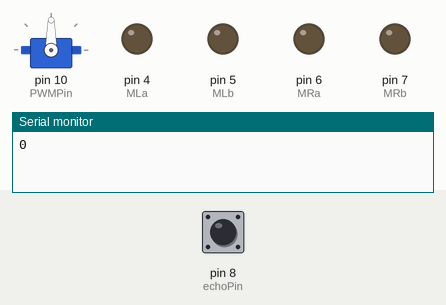
This sketch was run on a simulated Arduino Uno, built with avr-gcc and run on an emulated ATmega328P. Shown: servo, output pins drawn as LEDs (lit = HIGH), the last lines printed to the serial monitor. Inputs (shaded band) come from the test bench; at power-on: pin 8 (echoPin) LOW. Pins used as bus, display or sensor lines are not drawn.

Above: at 1.2 s.
1.3 s: pin 8 (echoPin) pulsed HIGH 2 times (0.12 s each, 0.3 s apart)
At 2.8 s:
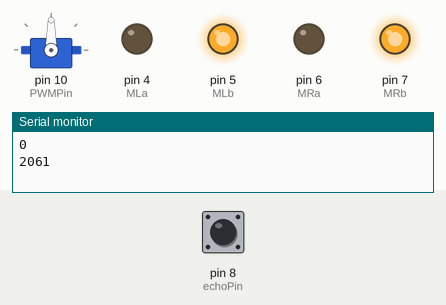
Timing chart, 0 to 4.3 s (numbered marks = the images above; inputs shaded):
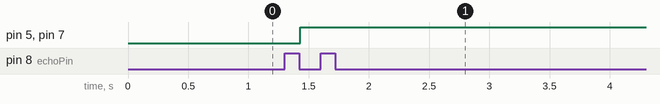

Measured:
- after the input at 1.3 s, pin 5 (MLb), pin 7 (MRb): LOW → HIGH after 0.13 s

The sketch:

build_Obstacle_Avoider_Robot.ino
```cpp
#include <Servo.h>
Servo Myservo;

#define trigPin 9           // Trig Pin Of HC-SR04
#define echoPin 8           // Echo Pin Of HC-SR04
#define MLa 4               // Left motor 1st pin
#define MLb 5               // Left motor 2nd pin
#define MRa 6               // Right motor 1st pin
#define MRb 7               // Right motor 2nd pin
#define PWMPin 10           // PWM pin for motor speed control

long duration, distance;
int motorSpeed = 0;

void setup() {
  Serial.begin(9600);
  pinMode(MLa, OUTPUT);
  pinMode(MLb, OUTPUT);
  pinMode(MRa, OUTPUT);
  pinMode(MRb, OUTPUT);
  pinMode(trigPin, OUTPUT);
  pinMode(echoPin, INPUT);
  pinMode(PWMPin, OUTPUT);
  Myservo.attach(10);
}

void loop() {
  digitalWrite(trigPin, LOW);
  delayMicroseconds(2);
  digitalWrite(trigPin, HIGH);
  delayMicroseconds(10);
  duration = pulseIn(echoPin, HIGH);
  distance = duration / 58.2;
  Serial.println(distance);
  delay(10);

  if (distance > 15) {    // No obstacle
    Myservo.write(90);

    // Gradually increase speed to a lower max speed
    for (motorSpeed = 0; motorSpeed <= 100; motorSpeed += 5) {
      analogWrite(PWMPin, motorSpeed);
      digitalWrite(MRb, HIGH);
      digitalWrite(MRa, LOW);
      digitalWrite(MLb, HIGH);
      digitalWrite(MLa, LOW);
      delay(50);  // Slightly longer delay to slow down speed increase
    }

    // Gradually decrease speed from the lower max speed
    for (motorSpeed = 100; motorSpeed >= 0; motorSpeed -= 5) {
      analogWrite(PWMPin, motorSpeed);
      digitalWrite(MRb, HIGH);
      digitalWrite(MRa, LOW);
      digitalWrite(MLb, HIGH);
      digitalWrite(MLa, LOW);
      delay(50);  // Slightly longer delay to slow down speed decrease
    }

  } else if (distance < 10 && distance > 0) {  // Obstacle detected
    analogWrite(PWMPin, 0);  // Stop motors
    digitalWrite(MRb, LOW);
    digitalWrite(MRa, LOW);
    digitalWrite(MLb, LOW);
    digitalWrite(MLa, LOW);
    delay(100);

    Myservo.write(0);
    delay(500);
    Myservo.write(180);
    delay(500);
    Myservo.write(90);
    delay(500);

    // Reverse at a very low speed
    analogWrite(PWMPin, 50);  // Low speed for reverse
    digitalWrite(MRb, LOW);
    digitalWrite(MRa, HIGH);
    digitalWrite(MLb, LOW);
    digitalWrite(MLa, HIGH);
    delay(500);

    analogWrite(PWMPin, 0); // Stop
    delay(100);

    // Move left at low speed
    analogWrite(PWMPin, 50);
    digitalWrite(MRb, HIGH);
    digitalWrite(MRa, LOW);
    digitalWrite(MLa, LOW);
    digitalWrite(MLb, LOW);
    delay(500);

    analogWrite(PWMPin, 0); // Stop
  }
}
```
